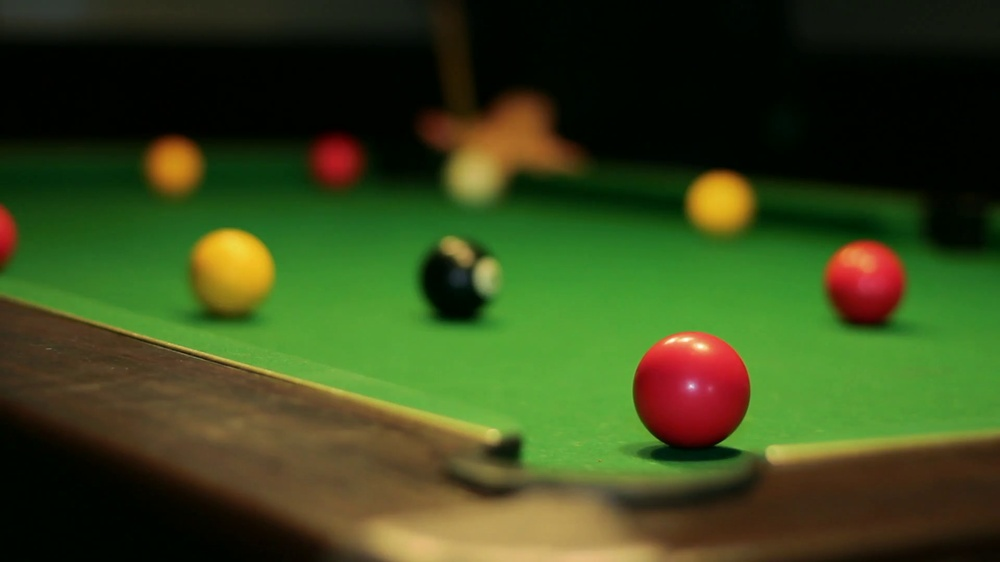
#> input picture jca/sample/3.jpg, 1000 x 562 px, shrunk from 1920 x 1080 before the run
$ jupyter execute --allow-errors muti_image.ipynb   (older library calls are emulated)
#> lines starting #> are read from the running program, lines starting #| are printed output that depends on the picture; after the words box and inside, x2 and y2 are one past the last pixel; in counts of white or black regions, pixels touching at a corner belong together
[cell 1]
import cv2
from matplotlib import pyplot as plt
import numpy as np
import copy

[cell 2]
path = './sample/3.jpg'
img = cv2.imread(path)
#> img is the input picture: shape (562, 1000, 3); mean B, G, R 26.8, 70.7, 55.8
img = cv2.GaussianBlur(img,(5,5),0)
r = int(np.sqrt(np.size(img))/100)
#> r = 12
hsv = cv2.cvtColor(img,cv2.COLOR_BGR2HSV)
#> hsv: shape (562, 1000, 3); mean H, S, V 45.2, 191.3, 80.9
img = cv2.cvtColor(img, cv2.COLOR_BGR2RGB)
plt.imshow(img)

[cell 3]
#default setting for red mask
#lower_red=np.array([169, 100, 100])
#upper_red=np.array([189, 255, 255])

lower_red=np.array([169, 100, 100])
upper_red=np.array([189, 255, 255])

mask_red=cv2.inRange(hsv,lower_red,upper_red)
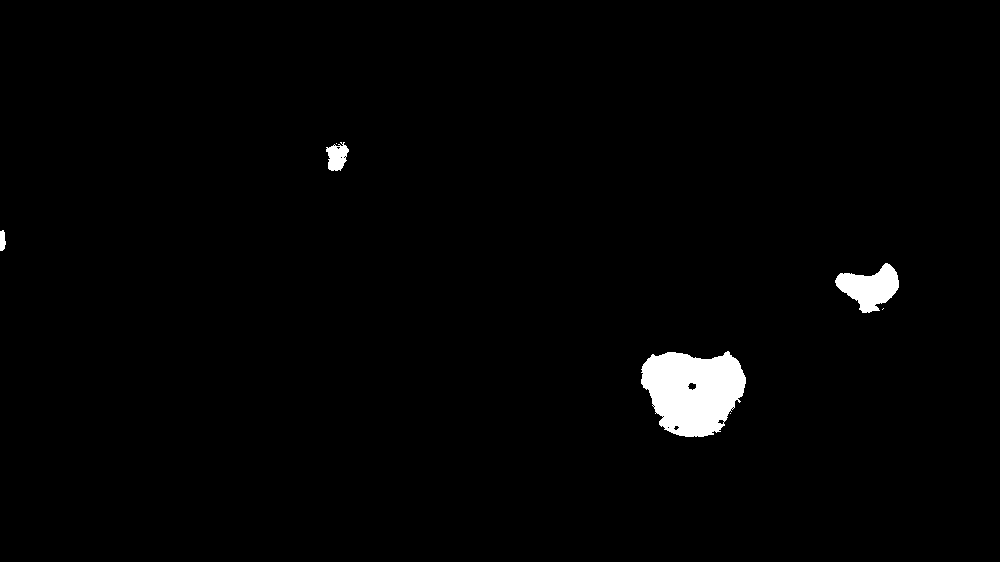
#> mask_red: shape (562, 1000); 1.6% white; 7 white regions (3 under 20 px), largest, box (x1, y1, x2, y2) and area: (641, 351, 746, 437) 6679, (835, 263, 899, 313) 1814, (326, 142, 349, 171) 445, (0, 230, 6, 251) 102
res_red=cv2.bitwise_and(img,img,mask=mask_red)

[cell 4]
plt.imshow(res_red)

[cell 5]
plt.imshow(mask_red)

[cell 6]
kernel = np.ones((10,10), np.uint8)
img_dilation = cv2.dilate(mask_red, kernel, iterations=1)
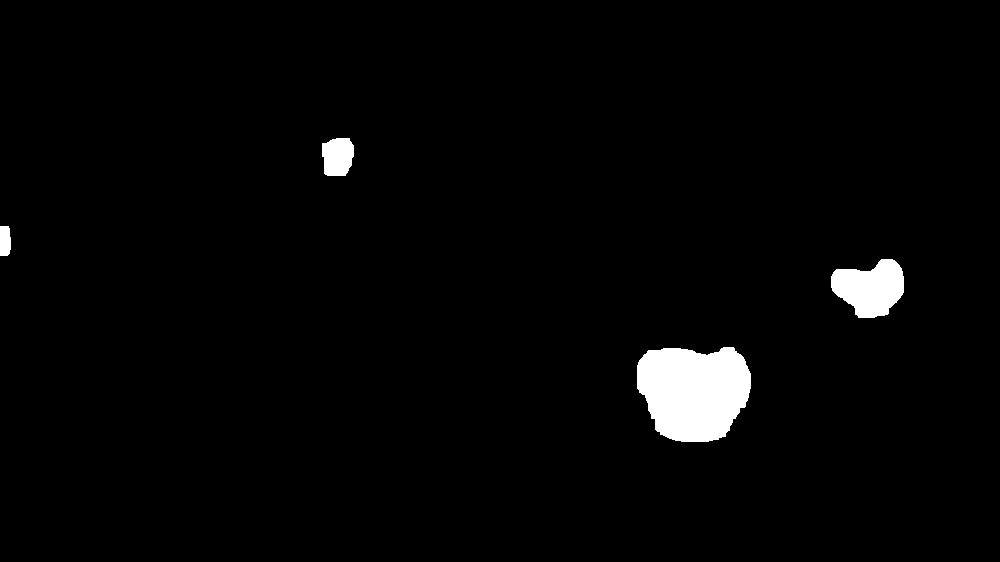
#> img_dilation: shape (562, 1000); 2.3% white; 4 white regions, box (x1, y1, x2, y2) and area: (637, 347, 751, 442) 8694, (831, 259, 904, 318) 2997, (322, 138, 354, 176) 1036, (0, 226, 11, 256) 308
plt.imshow(img_dilation)

[cell 7]
img_erosion = cv2.erode(img_dilation, kernel, iterations=1)
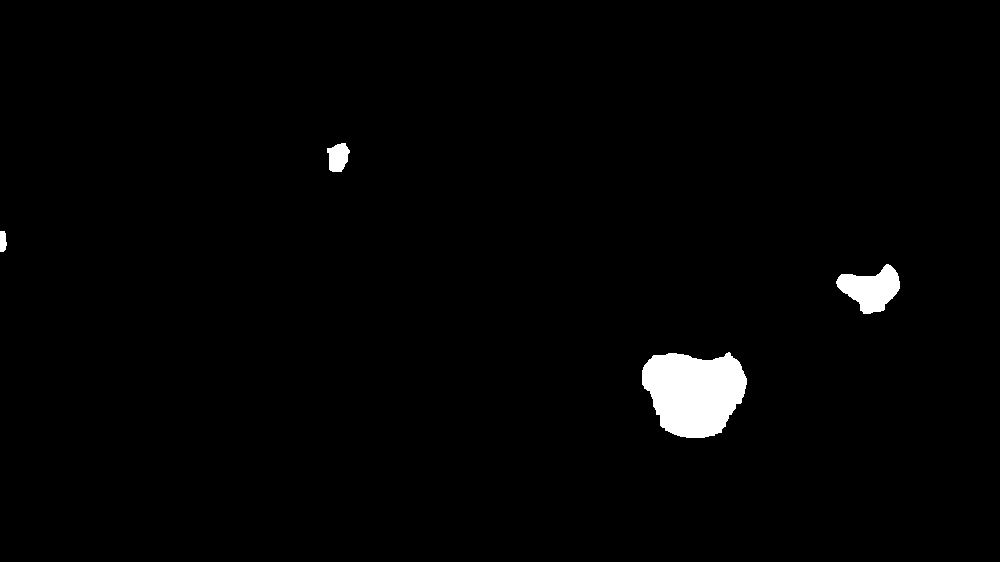
#> img_erosion: shape (562, 1000); 1.7% white; 4 white regions
plt.imshow(img_erosion)

[cell 8]
imgray = img_erosion
ret,thresh = cv2.threshold(imgray,10,255,0)
im2, contours, hierarchy = cv2.findContours(thresh,cv2.RETR_TREE,cv2.CHAIN_APPROX_SIMPLE)
#> contours = 4 contours; box (x1, y1, x2, y2) and area: (642, 352, 747, 438) 6676, (836, 264, 900, 314) 1788, (327, 143, 350, 172) 446, (0, 231, 7, 252) 100
contours_ = []

#reject small contour areas
for c in contours:
    if cv2.contourArea(c) >= 500:
        contours_.append(c)
#> this loop made 4 passes
#> after the loop, contours_ = 2 contours; box (x1, y1, x2, y2) and area: (642, 352, 747, 438) 6676, (836, 264, 900, 314) 1788
length = len(contours_)
#> length = 2
cv2.drawContours(img, contours_, -1, (0,255,0), 3)
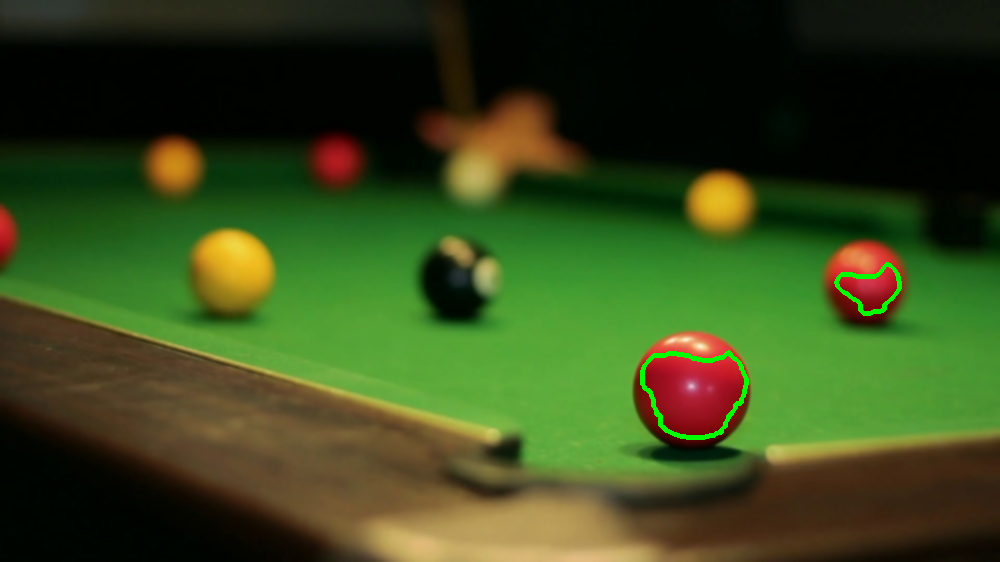
#> img: shape (562, 1000, 3); mean R, G, B 55.2, 71.6, 26.7
plt.imshow(img)

$ run again, with jca/sample/1.jpg copied over jca/sample/3.jpg
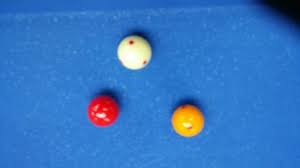
#> input picture jca/sample/1.jpg, 300 x 168 px
#> img is the input picture: shape (168, 300, 3); mean B, G, R 194.3, 118.8, 54.9
#> r = 3
#> hsv: shape (168, 300, 3); mean H, S, V 104.4, 193.3, 200
#> `mask_red=cv2.inRange(hsv,lower_red,upper_red)`:
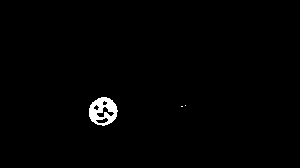
#> mask_red: shape (168, 300); 1% white; 3 white regions (2 under 20 px), largest, box (x1, y1, x2, y2) and area: (89, 97, 118, 126) 512
#> img_dilation: shape (168, 300); 2.8% white; 2 white regions, box (x1, y1, x2, y2) and area: (85, 93, 123, 131) 1243, (177, 101, 191, 112) 147
#> img_erosion: shape (168, 300); 1.3% white; 3 white regions (2 under 20 px)
#> contours = 3 contours, 2 with area under 20; largest, box (x1, y1, x2, y2) and area: (90, 98, 119, 127) 599
#> the loop `for c in contours:` made 3 passes
#> c on passes 1 to 2: [[182, 107], [183, 107]], [[186, 106]]
#> after the loop `for c in contours:`: contours_ = 1 contour; box (x1, y1, x2, y2) and area: (90, 98, 119, 127) 599
#> length = 1
#> the loop `for i in range(0, length):` made 1 pass
#> after the loop `for i in range(0, length):`: center = [[103, 112]]
#> `x = (np.array(center))[:,0]`: x = [103]
#> `y = (np.array(center))[:,1]`: y = [112]
#> coefficients = [0.00352, 0.362, 37.33]
#> `img = cv2.polylines(img, [result], True, (255,255,255),int(r/2))`:
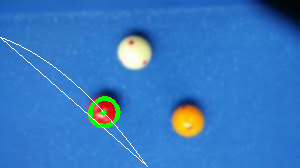
#> img: shape (168, 300, 3); mean R, G, B 54.7, 121.3, 194

$ run again, with jca/sample/2.jpg copied over jca/sample/3.jpg
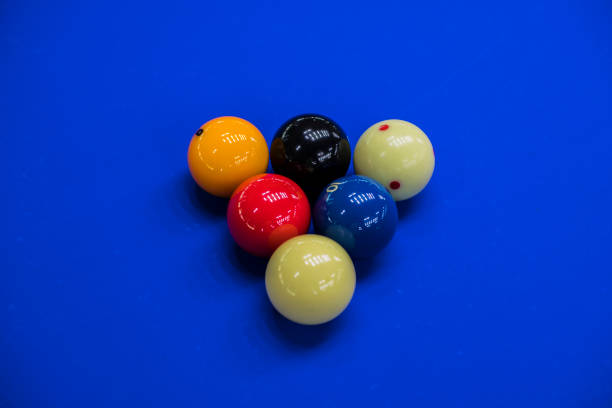
#> input picture jca/sample/2.jpg, 612 x 408 px
#> img is the input picture: shape (408, 612, 3); mean B, G, R 183.2, 58.4, 16.4
#> r = 8
#> hsv: shape (408, 612, 3); mean H, S, V 107.2, 243.3, 192.8
#> `mask_red=cv2.inRange(hsv,lower_red,upper_red)`:
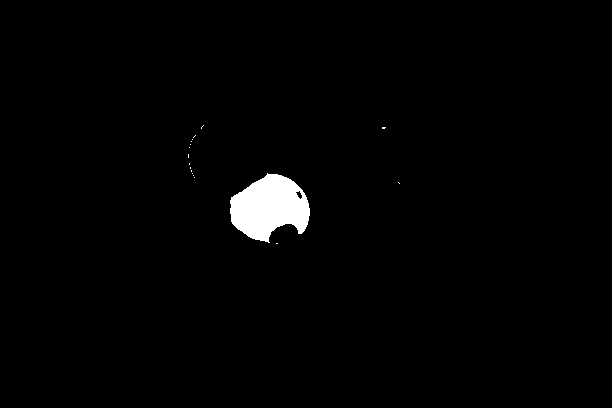
#> mask_red: shape (408, 612); 1.5% white; 17 white regions (16 under 20 px), largest, box (x1, y1, x2, y2) and area: (230, 173, 310, 243) 3754
#> img_dilation: shape (408, 612); 2.6% white; 4 white regions, box (x1, y1, x2, y2) and area: (226, 169, 315, 249) 5389, (184, 121, 209, 183) 750, (378, 123, 391, 134) 142, (394, 178, 405, 189) 119
#> img_erosion: shape (408, 612); 1.5% white; 17 white regions (16 under 20 px)
#> contours = 17 contours, 16 with area under 20; largest, box (x1, y1, x2, y2) and area: (231, 174, 311, 244) 3690
#> the loop `for c in contours:` made 17 passes
#> c on passes 1, 2, 3, 4, 6, 7, 8, 9: [[277, 244], [278, 244]], [[399, 183], [400, 184]], [[195, 178]], [[194, 176]], [[193, 174]], [[192, 171], [192, 172]], [[191, 168], [191, 169]], [[190, 164], [190, 165]]
#> after the loop `for c in contours:`: contours_ = 1 contour; box (x1, y1, x2, y2) and area: (231, 174, 311, 244) 3690
#> length = 1
#> the loop `for i in range(0, length):` made 1 pass
#> after the loop `for i in range(0, length):`: center = [[272, 208]]
#> `x = (np.array(center))[:,0]`: x = [272]
#> `y = (np.array(center))[:,1]`: y = [208]
#> coefficients = [0.000937, 0.255, 69.33]
#> `img = cv2.polylines(img, [result], True, (255,255,255),int(r/2))`:
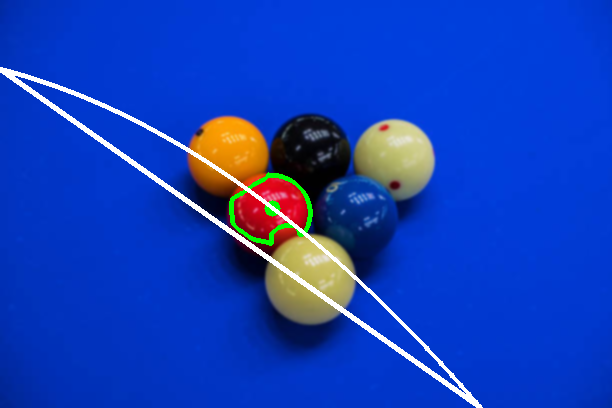
#> img: shape (408, 612, 3); mean R, G, B 20.2, 63.6, 185.3
